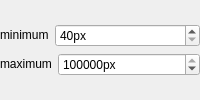
                <widget class="QWidget" name="page_8">
                 <layout class="QVBoxLayout" name="verticalLayout_24">
                  <property name="leftMargin">
                   <number>0</number>
                  </property>
                  <property name="topMargin">
                   <number>0</number>
                  </property>
                  <property name="rightMargin">
                   <number>0</number>
                  </property>
                  <property name="bottomMargin">
                   <number>0</number>
                  </property>
                  <item>
                   <layout class="QVBoxLayout" name="verticalLayout_25">
                    <property name="rightMargin">
                     <number>0</number>
                    </property>
                    <item>
                     <layout class="QHBoxLayout" name="horizontalLayout_16" stretch="0,10">
                      <item>
                       <widget class="QLabel" name="m_pLonLabel_5">
                        <property name="sizePolicy">
                         <sizepolicy hsizetype="Preferred" vsizetype="Fixed">
                          <horstretch>0</horstretch>
                          <verstretch>0</verstretch>
                         </sizepolicy>
                        </property>
                        <property name="minimumSize">
                         <size>
                          <width>0</width>
                          <height>20</height>
                         </size>
                        </property>
                        <property name="text">
                         <string>minimum</string>
                        </property>
                       </widget>
                      </item>
                      <item>
                       <widget class="QDoubleSpinBox" name="m_pMinSpx">
                        <property name="sizePolicy">
                         <sizepolicy hsizetype="Preferred" vsizetype="Fixed">
                          <horstretch>0</horstretch>
                          <verstretch>0</verstretch>
                         </sizepolicy>
                        </property>
                        <property name="contextMenuPolicy">
                         <enum>Qt::NoContextMenu</enum>
                        </property>
                        <property name="suffix">
                         <string>px</string>
                        </property>
                        <property name="decimals">
                         <number>0</number>
                        </property>
                        <property name="minimum">
                         <double>40.000000000000000</double>
                        </property>
                        <property name="maximum">
                         <double>10000000.000000000000000</double>
                        </property>
                        <property name="singleStep">
                         <double>100.000000000000000</double>
                        </property>
                       </widget>
                      </item>
                     </layout>
                    </item>
                    <item>
                     <layout class="QHBoxLayout" name="horizontalLayout_7" stretch="0,10">
                      <item>
                       <widget class="QLabel" name="m_pLonLabel_6">
                        <property name="sizePolicy">
                         <sizepolicy hsizetype="Preferred" vsizetype="Fixed">
                          <horstretch>0</horstretch>
                          <verstretch>0</verstretch>
                         </sizepolicy>
                        </property>
                        <property name="minimumSize">
                         <size>
                          <width>0</width>
                          <height>20</height>
                         </size>
                        </property>
                        <property name="text">
                         <string>maximum</string>
                        </property>
                       </widget>
                      </item>
                      <item>
                       <widget class="QDoubleSpinBox" name="m_pMaxSpx">
                        <property name="sizePolicy">
                         <sizepolicy hsizetype="Preferred" vsizetype="Fixed">
                          <horstretch>0</horstretch>
                          <verstretch>0</verstretch>
                         </sizepolicy>
                        </property>
                        <property name="contextMenuPolicy">
                         <enum>Qt::NoContextMenu</enum>
                        </property>
                        <property name="suffix">
                         <string>px</string>
                        </property>
                        <property name="decimals">
                         <number>0</number>
                        </property>
                        <property name="minimum">
                         <double>0.000000000000000</double>
                        </property>
                        <property name="maximum">
                         <double>10000000.000000000000000</double>
                        </property>
                        <property name="singleStep">
                         <double>100.000000000000000</double>
                        </property>
                        <property name="value">
                         <double>10000000.000000000000000</double>
                        </property>
                       </widget>
                      </item>
                     </layout>
                    </item>
                   </layout>
                  </item>
                 </layout>
                </widget>
